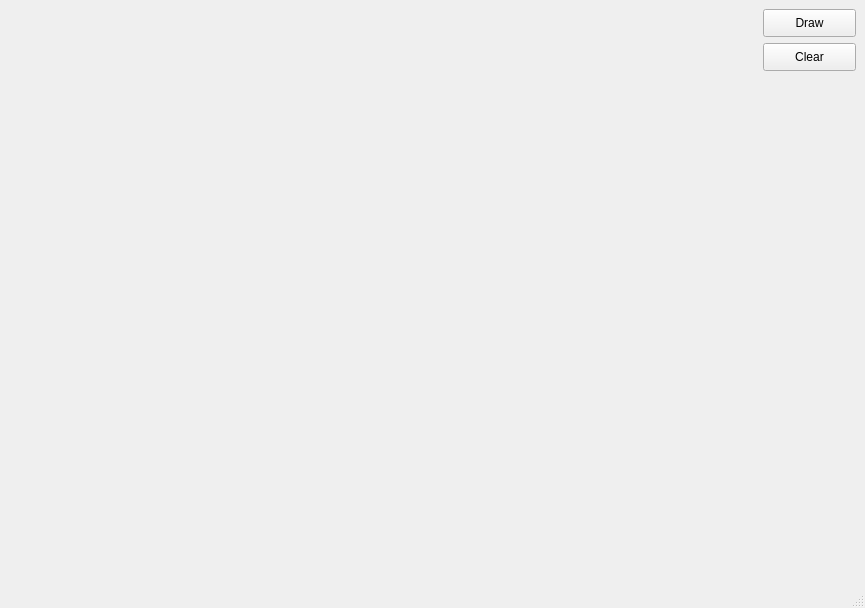
<?xml version="1.0" encoding="UTF-8"?>
<ui version="4.0">
 <class>MainWindow</class>
 <widget class="QMainWindow" name="MainWindow">
  <property name="windowModality">
   <enum>Qt::WindowModal</enum>
  </property>
  <property name="geometry">
   <rect>
    <x>0</x>
    <y>0</y>
    <width>865</width>
    <height>608</height>
   </rect>
  </property>
  <property name="sizePolicy">
   <sizepolicy hsizetype="Expanding" vsizetype="Expanding">
    <horstretch>0</horstretch>
    <verstretch>0</verstretch>
   </sizepolicy>
  </property>
  <property name="minimumSize">
   <size>
    <width>865</width>
    <height>608</height>
   </size>
  </property>
  <property name="windowTitle">
   <string>MainWindow</string>
  </property>
  <widget class="QWidget" name="centralwidget">
   <property name="sizePolicy">
    <sizepolicy hsizetype="Expanding" vsizetype="Expanding">
     <horstretch>0</horstretch>
     <verstretch>0</verstretch>
    </sizepolicy>
   </property>
   <property name="minimumSize">
    <size>
     <width>846</width>
     <height>557</height>
    </size>
   </property>
   <layout class="QGridLayout" name="gridLayout_2">
    <item row="0" column="0">
     <layout class="QGridLayout" name="gridLayout">
      <item row="0" column="0" rowspan="3">
       <widget class="QWidget" name="data_plot" native="true">
        <property name="sizePolicy">
         <sizepolicy hsizetype="Expanding" vsizetype="Expanding">
          <horstretch>0</horstretch>
          <verstretch>0</verstretch>
         </sizepolicy>
        </property>
        <property name="minimumSize">
         <size>
          <width>711</width>
          <height>541</height>
         </size>
        </property>
       </widget>
      </item>
      <item row="0" column="2">
       <widget class="QPushButton" name="draw_but">
        <property name="sizePolicy">
         <sizepolicy hsizetype="Fixed" vsizetype="Fixed">
          <horstretch>0</horstretch>
          <verstretch>0</verstretch>
         </sizepolicy>
        </property>
        <property name="minimumSize">
         <size>
          <width>93</width>
          <height>28</height>
         </size>
        </property>
        <property name="text">
         <string>Draw</string>
        </property>
       </widget>
      </item>
      <item row="1" column="2">
       <widget class="QPushButton" name="clear_but">
        <property name="sizePolicy">
         <sizepolicy hsizetype="Fixed" vsizetype="Fixed">
          <horstretch>0</horstretch>
          <verstretch>0</verstretch>
         </sizepolicy>
        </property>
        <property name="minimumSize">
         <size>
          <width>93</width>
          <height>28</height>
         </size>
        </property>
        <property name="text">
         <string>Clear</string>
        </property>
       </widget>
      </item>
      <item row="2" column="1">
       <spacer name="horizontalSpacer">
        <property name="orientation">
         <enum>Qt::Horizontal</enum>
        </property>
        <property name="sizeType">
         <enum>QSizePolicy::Fixed</enum>
        </property>
        <property name="sizeHint" stdset="0">
         <size>
          <width>15</width>
          <height>20</height>
         </size>
        </property>
       </spacer>
      </item>
      <item row="2" column="2">
       <spacer name="verticalSpacer">
        <property name="orientation">
         <enum>Qt::Vertical</enum>
        </property>
        <property name="sizeHint" stdset="0">
         <size>
          <width>20</width>
          <height>465</height>
         </size>
        </property>
       </spacer>
      </item>
     </layout>
    </item>
   </layout>
  </widget>
  <widget class="QMenuBar" name="menubar">
   <property name="geometry">
    <rect>
     <x>0</x>
     <y>0</y>
     <width>865</width>
     <height>26</height>
    </rect>
   </property>
  </widget>
  <widget class="QStatusBar" name="statusbar"/>
 </widget>
 <resources/>
 <connections/>
</ui>
